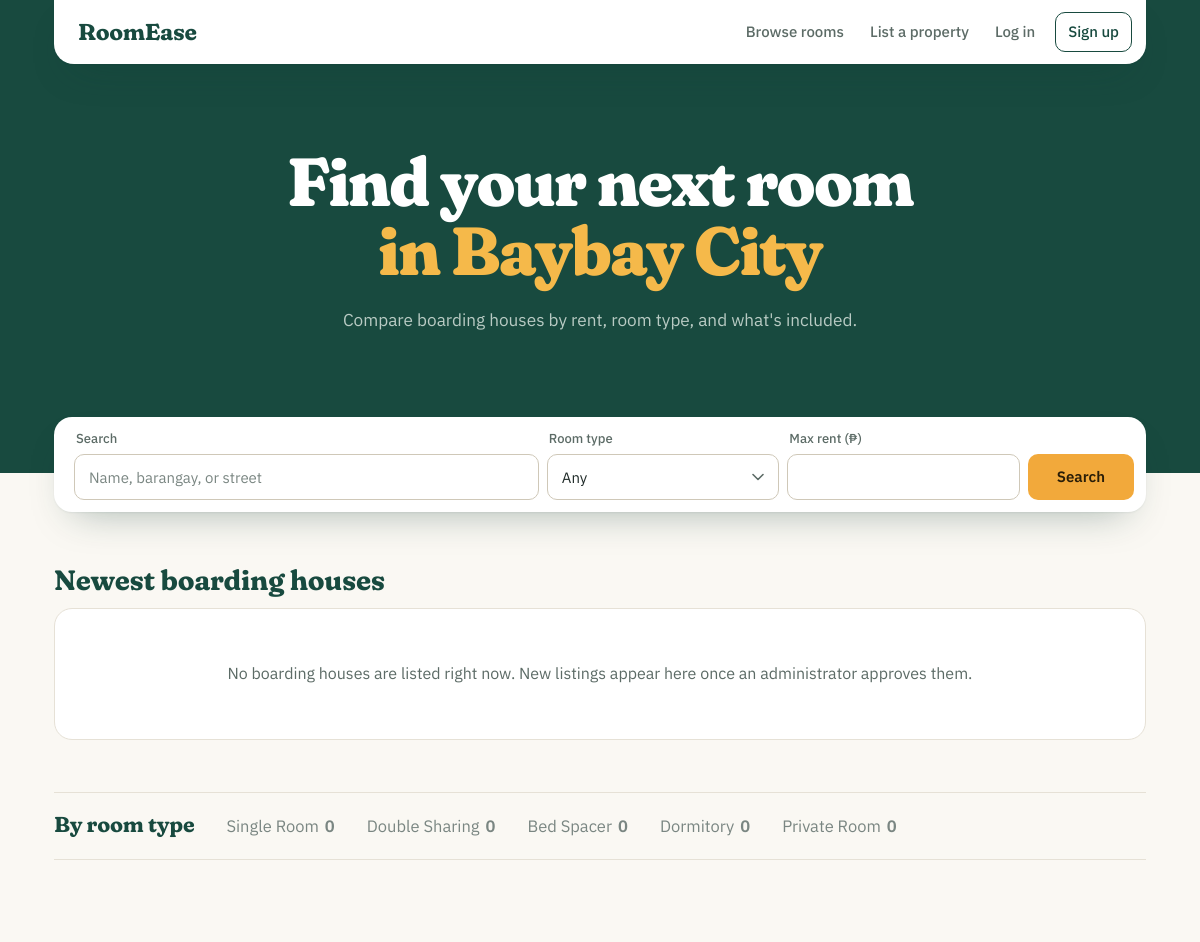
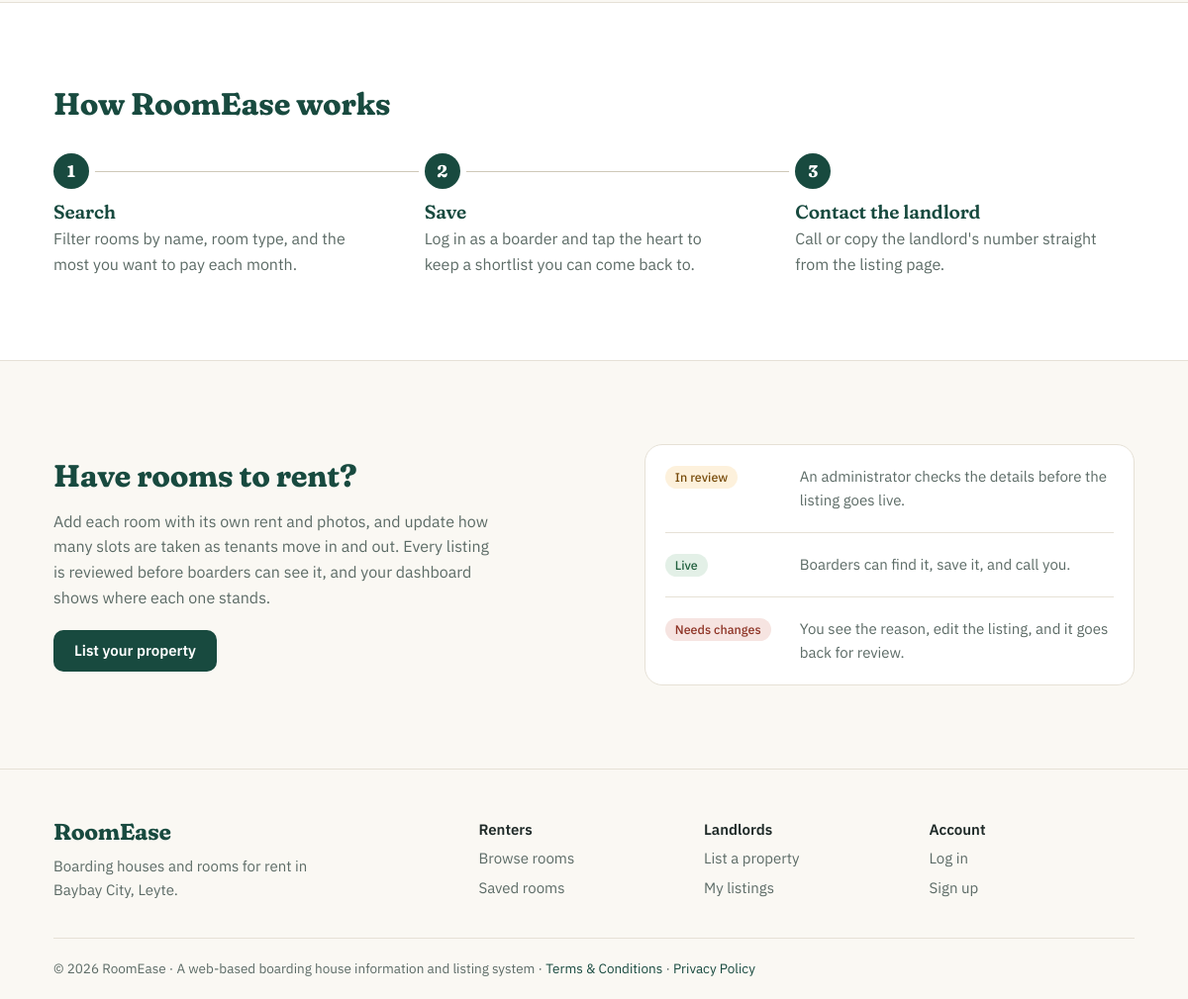
The page / on the database its author committed (2 pictures, top to bottom).
### tables this page shows
CREATE TABLE room_types (
    room_type_id    INT AUTO_INCREMENT PRIMARY KEY,
    room_type_name  VARCHAR(50) NOT NULL UNIQUE
);

### includes/functions.php (called while the page is built, shortened)
<?php
function h($value)
{
    return htmlspecialchars($value ?? '', ENT_QUOTES, 'UTF-8');
}
function base_url($path = '')
{
    static $base = null;
    if ($base === null) {
        $script = $_SERVER['SCRIPT_NAME'] ?? '';
        $appRoot = preg_replace('#/(auth|landlord|boarder|admin)/[^/]*$#', '', $script);
        if ($appRoot === $script) {
            $appRoot = rtrim(dirname($script), '/');
        }
        $base = $appRoot;
    }
    return $base . '/' . ltrim($path, '/');
}
function is_logged_in()
{
    return isset($_SESSION['user_id']);
}
function lookup_options($sql, $mode = PDO::FETCH_COLUMN)
{
    global $pdo;
    try {
        return $pdo->query($sql)->fetchAll($mode);
    } catch (PDOException $e) {
        error_log('RoomEase: lookup query failed - ' . $e->getMessage());
        return [];
    }
}
function room_summary_join($inner = false)
{
    return ($inner ? 'JOIN' : 'LEFT JOIN') . " (
        SELECT r.boarding_house_id,
               COUNT(*) AS room_count,
               SUM(r.is_open = 1 AND r.slots_taken < r.capacity) AS rooms_available,
               SUM(r.is_open = 1) AS rooms_open,
               MIN(CASE WHEN r.is_open = 1 AND r.slots_taken < r.capacity THEN r.monthly_rent END) AS rent_from_available,
               MIN(r.monthly_rent) AS rent_from_all,
               GROUP_CONCAT(DISTINCT rt.room_type_name ORDER BY rt.room_type_id SEPARATOR ', ') AS room_types
          FROM rooms r
          JOIN room_types rt ON rt.room_type_id = r.room_type_id
         GROUP BY r.boarding_house_id
    ) rs ON rs.boarding_house_id = bh.boarding_house_id";
}
function room_type_counts()
{
    return lookup_options(
        'SELECT rt.room_type_id, rt.room_type_name, COUNT(DISTINCT bh.boarding_house_id) AS listings
           FROM room_types rt
           LEFT JOIN rooms r ON r.room_type_id = rt.room_type_id AND r.is_open = 1
           LEFT JOIN (boarding_houses bh ' . LIVE_LANDLORD_JOIN . ')
                  ON bh.boarding_house_id = r.boarding_house_id AND ' . LIVE_STATUS_WHERE . '
          GROUP BY rt.room_type_id, rt.room_type_name
          ORDER BY rt.room_type_id ASC',
        PDO::FETCH_ASSOC
    );
}

### index.php (the view, shortened to what this page needs)
<?php
require __DIR__ . '/config/db.php';
require __DIR__ . '/includes/functions.php';
require __DIR__ . '/includes/search_bar.php';
$typeCounts = room_type_counts();
$newestStmt = $pdo->query(
    "SELECT bh.*, " . ROOM_SUMMARY_COLUMNS . ", " . COVER_PHOTO_SELECT . "
       FROM boarding_houses bh
       " . LIVE_LANDLORD_JOIN . "
       " . room_summary_join(true) . "
      WHERE " . LIVE_STATUS_WHERE . "
      ORDER BY rs.rooms_available > 0 DESC, bh.created_at DESC
      LIMIT 6"
);
$newest = $newestStmt->fetchAll();
require __DIR__ . '/includes/header.php';
?>
<section class="band band--hero">
  <div class="container">
    <h1 class="hero-title">Find your next room <span>in Baybay City</span></h1>
    <p class="hero-lede">
      Compare boarding houses by rent, room type, and what's included.
    </p>
  </div>
</section>
<div class="container seam">
</div>
<section class="section section--after-seam">
  <div class="container">
    <div class="section-head">
      <h2>Newest boarding houses</h2>
    </div>
    <?php if (!$newest): ?>
      <p class="rooms-empty">No boarding houses are listed right now. New listings appear here once an administrator approves them.</p>
    <?php endif; ?>
    <?php if ($typeCounts): ?>
      <div class="type-index-wrap">
        <h2>By room type</h2>
        <ul class="type-index">
          <?php foreach ($typeCounts as $type): ?>
            <li>
              <?php if ((int) $type['listings'] > 0): ?>
                <a href="<?= base_url('boarder/browse.php?room_type=' . (int) $type['room_type_id']) ?>">
                  <?= h($type['room_type_name']) ?><span class="type-count"><?= (int) $type['listings'] ?></span>
                </a>
              <?php else: ?>
                <span class="is-empty"><?= h($type['room_type_name']) ?><span class="type-count">0</span></span>
              <?php endif; ?>
            </li>
          <?php endforeach; ?>
        </ul>
      </div>
    <?php endif; ?>
  </div>
</section>
<section class="section section--white">
  <div class="container">
    <h2>How RoomEase works</h2>
    <ol class="steps">
      <li>
        <span class="step-no" aria-hidden="true">1</span>
        <h3>Search</h3>
        <p>Filter rooms by name, room type, and the most you want to pay each month.</p>
      </li>
      <li>
        <span class="step-no" aria-hidden="true">2</span>
        <h3>Save</h3>
        <p>Log in as a boarder and tap the heart to keep a shortlist you can come back to.</p>
      </li>
      <li>
        <span class="step-no" aria-hidden="true">3</span>
        <h3>Contact the landlord</h3>
        <p>Call or copy the landlord's number straight from the listing page.</p>
      </li>
    </ol>
  </div>
</section>
<?php if (!is_logged_in()): ?>
  <section class="section">
    <div class="container split">
      <div>
        <h2>Have rooms to rent?</h2>
        <p>Add each room with its own rent and photos, and update how many slots are taken as tenants move in
          and out. Every listing is reviewed before boarders can
          see it, and your dashboard shows where each one stands.</p>
        <a href="<?= base_url('auth/register.php?role=landlord') ?>" class="btn btn-primary">List your property</a>
      </div>
      <ul class="review-states" aria-label="What happens after you submit a listing">
        <li>
          <span class="pill pill--pending">In review</span>
          <p>An administrator checks the details before the listing goes live.</p>
        </li>
        <li>
          <span class="pill pill--available">Live</span>
          <p>Boarders can find it, save it, and call you.</p>
        </li>
        <li>
          <span class="pill pill--rejected">Needs changes</span>
          <p>You see the reason, edit the listing, and it goes back for review.</p>
        </li>
      </ul>
    </div>
  </section>
<?php endif; ?>
<?php require __DIR__ . '/includes/footer.php'; ?>

### rows shown on the page
room_types: room_type_name "Single Room"
room_types: room_type_name "Double Sharing"
room_types: room_type_name "Bed Spacer"
room_types: room_type_name "Dormitory"
room_types: room_type_name "Private Room"
